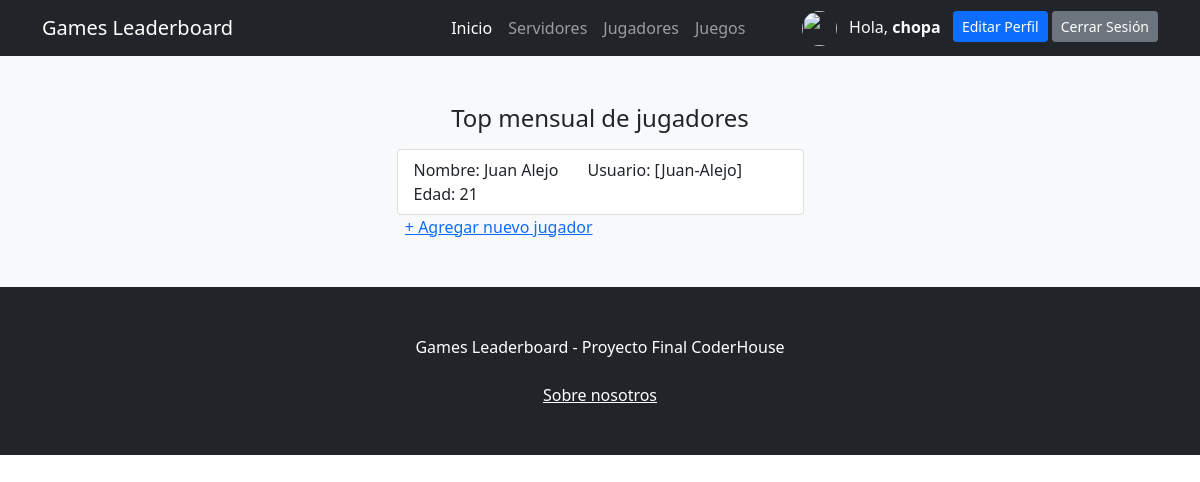
The page /app/jugadores/ (signed in) on the database as committed earlier.
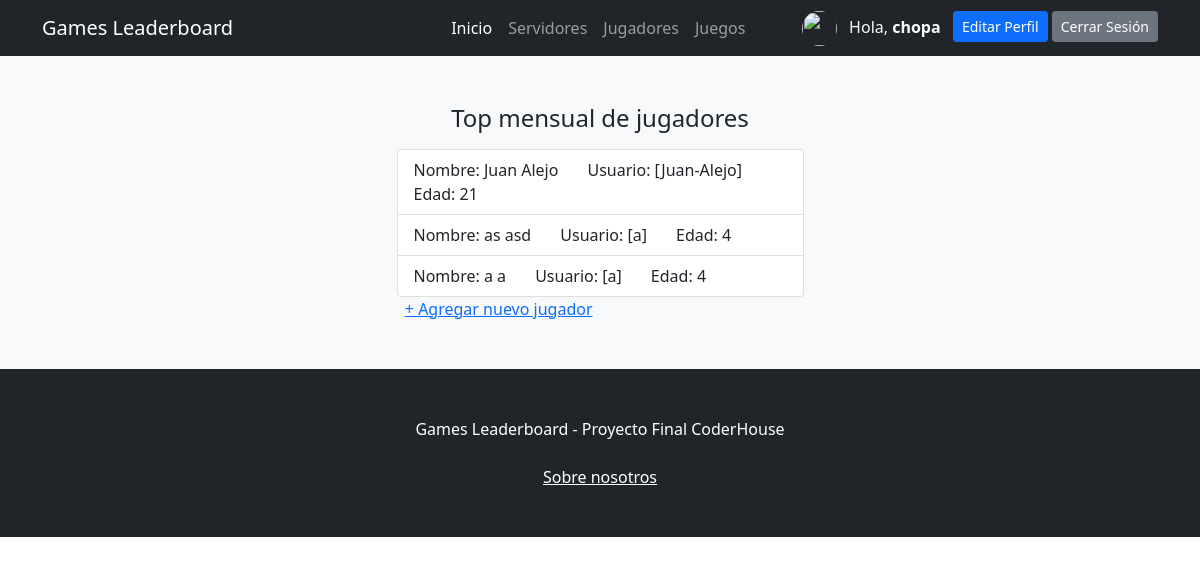
The same page on the database as committed later.
### ProyectoFinalApp/models.py (models this page shows)
class Jugador(models.Model):
    nombre = models.CharField(max_length = 20)
    apellido = models.CharField(max_length = 20)
    edad = models.IntegerField()
    usuario = models.CharField(max_length = 25)
    class Meta:
        verbose_name_plural = "Jugadores"

### ProyectoFinalApp/views.py (the view)
# urls.py: path('jugadores/', jugadores, name= "jugadores"),
def jugadores(request):
    jugadores = Jugador.objects.all()
    return render(request,"ProyectoFinalApp/jugadores.html",{"jugadores":jugadores})

### ProyectoFinalApp/templates/ProyectoFinalApp/jugadores.html (shortened to what this page needs)
{% extends 'ProyectoFinalApp/base.html' %}
{% load static %}
{% block contenidoPagina %}
<section class="bg-light py-5">
    <div class="container px-5">
        <div class="row gx-5 justify-content-center">
            <div class="col-lg-5">
                <h4><p style="text-align:center">Top mensual de jugadores</p></h4>
                <ul class="list-group">
                    {% for jugador in jugadores %}
                        <li class="list-group-item d-flex justify-content-between align-items-start">
                            Nombre: {{jugador.nombre}} {{jugador.apellido}}
                            &nbsp &nbsp &nbsp
                            Usuario: [{{jugador.usuario}}]
                            &nbsp &nbsp &nbsp
                            Edad: {{jugador.edad}}
                        </li>
                    {% endfor %}
                </ul>
                &nbsp&nbsp<a href="{% url 'crearJugador' %}">+ Agregar nuevo jugador</a>
            </div>
        </div>
    </div>
</section>
{% endblock %}

### ProyectoFinalApp/templates/ProyectoFinalApp/base.html (shortened to what this page needs)
{% load static %}
<!DOCTYPE html>
<html lang="en">
    <head>
        <link rel="stylesheet" href="https://cdn.jsdelivr.net/npm/bootstrap-icons@1.8.3/font/bootstrap-icons.css">
        <link href="{% static 'css/styles.css' %}" rel="stylesheet" />
    </head>
    <body>
        <nav class="navbar navbar-expand-lg navbar-dark bg-dark">
            <div class="container">
                <a class="navbar-brand" href="{% url 'inicio' %}">Games Leaderboard</a>
                <div class="collapse navbar-collapse" id="navbarSupportedContent">
                    <ul class="navbar-nav ms-auto mb-2 mb-lg-0">
                        <li class="nav-item"><a class="nav-link active" aria-current="page" href="{% url 'inicio' %}">Inicio</a></li>
                        <li class="nav-item"><a class="nav-link" href="{% url 'servidores' %}">Servidores</a></li>
                        <li class="nav-item"><a class="nav-link" href="{% url 'jugadores' %}">Jugadores</a></li>
                        <li class="nav-item"><a class="nav-link" href="{% url 'juegos' %}">Juegos</a></li>
                    </ul>
                    <ul class="navbar-nav ms-auto mb-2 mb-lg-0 ">
                        {% if user.is_authenticated %}
                            <img src="{{url}}" class="rounded-circle" width="35" height="35" alt="">
                            <li class="nav-item"><p class="text-light my-1 mx-1"></i> &nbsp Hola, <b>{{user.username}} &nbsp</b></p></li>
                            <li class="nav-item"><a class="btn btn-primary btn-sm btn-block" href="{% url 'editarperfil' %}">Editar Perfil</a></li>
                            <li class="nav-item"><a class="btn btn-secondary btn-sm btn-block" href="{% url 'logout' %}">Cerrar Sesión</a></li>
                        {% else %}
                            <li class="nav-item"><a class="btn btn-primary mx-2" href="{% url 'login' %}">Iniciar Sesión</a></li>
                            <li class="nav-item"><a class="btn btn-outline-primary" href="{% url 'register' %}">Registrarse</a></li>
                        {% endif %}
                    </ul>
                </div>
            </div>
        </nav>
        {% block contenidoPagina %}
        {% endblock %}
        <footer class="py-5 bg-dark">
            <div class="container"><p class="m-0 text-center text-white">Games Leaderboard - Proyecto Final CoderHouse</p></div>
            <br>
           <p class="m-0 text-center text-white"><a href="{% url 'about' %}" class="text-white m-0 text-center">Sobre nosotros</a></p>
        </footer>
    </body>
</html>

Rows that differ between the two databases and show on the page:
added Jugador: nombre "as", apellido "asd", usuario "a", edad "4"
added Jugador: nombre "a", apellido "a", usuario "a", edad "4"
